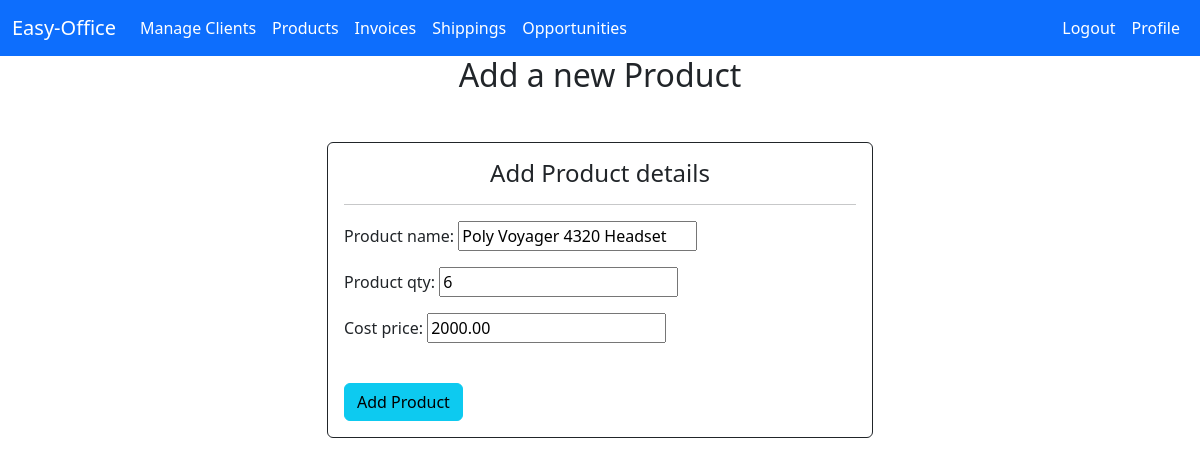
The app's page /products/edit/3/ (signed in) with its own data.
### crm/models.py (models this page shows, shortened)
class Product(models.Model):
    product_name=models.CharField(max_length=150)
    cost_price=models.DecimalField(max_digits=10,decimal_places=2)
    product_qty=models.IntegerField()
    previous_qty = models.IntegerField(default=0)
    added_by=models.ForeignKey(User, on_delete=models.CASCADE,null=True,blank=True)

### crm/views.py (the view)
# urls.py: path('products/edit/<int:product_id>/', views.edit_product, name='edit_product'),
@login_required
def edit_product(request, product_id):
    user = request.user
    product = Product.objects.get(id=product_id)
    if user == product.added_by:
        if request.method == 'POST':
            form = Product_Form(request.POST, instance=product)
            if form.is_valid():
                form.save()
                return redirect('products')  # Redirect to the products page after editing
        else:
            form = Product_Form(instance=product)
        return render(request, 'crm/product_form.html', {'form': form})
    else:
        return render(request, 'crm/unauthorised.html')  # Unauthorized access page

### crm/forms.py
class Product_Form(forms.ModelForm):
    class Meta:
        model=Product
        fields=['product_name','product_qty','cost_price']

### crm/templates/crm/product_form.html (shortened to what this page needs)
{% extends "crm/base.html" %}
{% block content %}
  <h2 style="text-align: center;">Add a new Product</h2>
  <div class="container">
    <div class="row mt-5 justify-content-center">
        <div class="col-md-6 ">
            <div class="card custom-card-blue border border-dark">
                <div class="card-body">
                <h4 class="card-title" style="text-align: center;">Add Product details</h4>
                <hr>
                <form method="POST">
                    {{ form.as_p }}
                    <br>
                    <input class="btn btn-info" type="submit" value="Add Product">
                </form>
              </div>
            </div>
        </div>
    </div>
</div>
{% endblock %}

### records on screen
Product: product_name "Poly Voyager 4320 Headset", product_qty "6", cost_price "2000.00"
